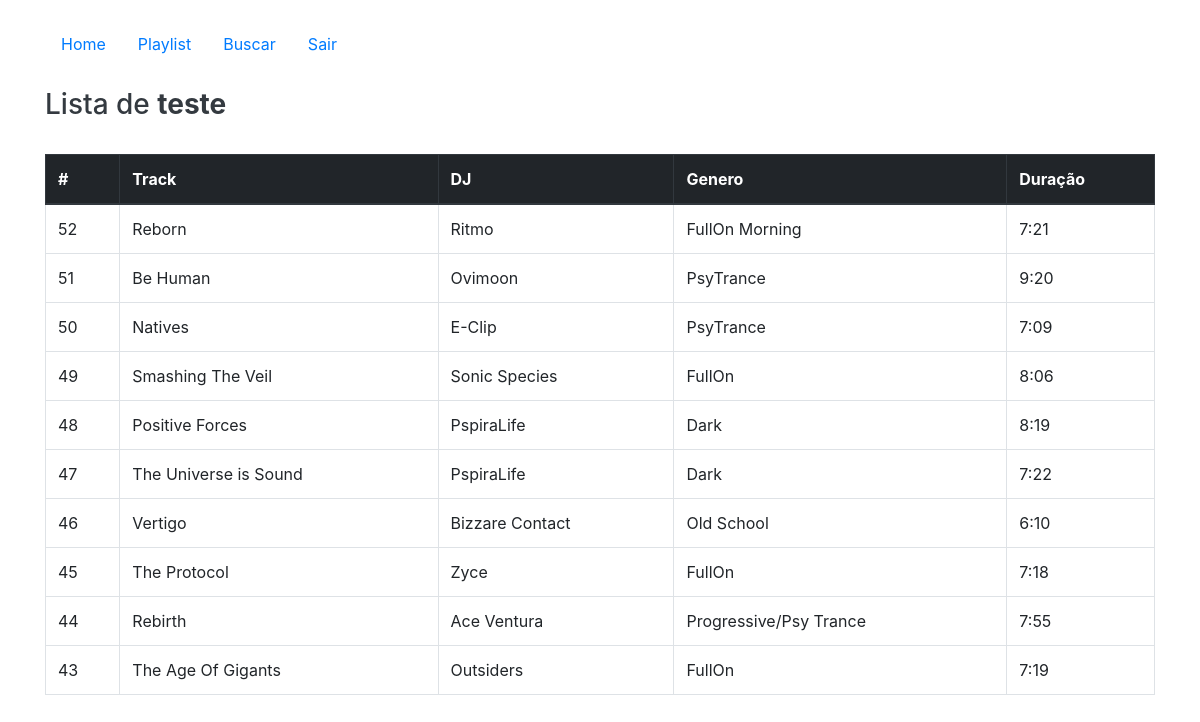
The page /index.php (signed in) on the database its author committed.
### tables this page shows
CREATE TABLE `tb_musica` (
  `id_musica` int(11) NOT NULL,
  `musica` varchar(100) NOT NULL,
  `banda` varchar(100) NOT NULL,
  `genero` varchar(100) NOT NULL,
  `tempo` varchar(100) NOT NULL,
  `id_usuario` int(11) NOT NULL
);

### func.php (called while the page is built, shortened)
<?php
include 'menu.php';
?>

### listar.php (the view, shortened to what this page needs)
<!DOCTYPE html>
<html lang="pt-br">
<head>
	<link rel="stylesheet" type="text/css" href="css/bootstrap.min.css">
</head>
<body class="container">
	<?php include 'func.php'; ?>
<h3 class="text-dark">Lista de <b><?php echo $_SESSION['usuario']; ?></b></h3><br>
	<?php
		include 'conn.php';
			if($id_usuario == 10)
			{
				$sql = "SELECT id_musica, musica, banda, genero, tempo FROM tb_musica ORDER BY id_musica DESC LIMIT 0, 10";
			}
			else
			{
				$sql = "SELECT id_musica, musica, banda, genero, tempo FROM
				tb_musica INNER JOIN tb_usuario
				ON tb_musica.id_usuario = tb_usuario.id_usuario
				WHERE tb_musica.id_usuario = $id_usuario ORDER BY id_musica DESC LIMIT 0, 10 ";
			}
		$resultado = mysqli_query($conn, $sql);
		if(mysqli_affected_rows($conn) > 0)
		{
		echo '<div class="table-responsive">';
		echo '<table class="table table-hover table-bordered">';
		echo '<thead class="thead-dark">';
		echo '<tr>';
		echo '<th>#</th>';
		echo '<th>Track</th>';
		echo '<th>DJ</th>';
		echo '<th>Genero</th>';
		echo '<th>Duração</th>';
		echo '</tr>';
		echo '</thead>';
		echo '</div>';
			while ($registros = mysqli_fetch_assoc($resultado))
			{
				echo '<tr>';
				foreach($registros as $indice => $valor)
				{
					echo  "<td> " . $valor . '</td>';
				}
				echo '</tr>';
			}
		}
	?>
</body>
</html>

### index.php (shortened to what this page needs)
<!DOCTYPE html>
<html lang="pt-br">
<head>
	<link rel="stylesheet" type="text/css" href="css/bootstrap.min.css">
</head>
<body class="container">
<?php if (session_status() == PHP_SESSION_NONE)
	if(empty($_SESSION['usuario']) ||
   	empty($_SESSION['senha']) )
	{
		include 'login.php';?>
		 <?php } else{
		 	$id_usuario = $_SESSION['id_usuario'];
		 	include 'listar.php';?>
	<?php } ?>
</body>
</html>

### menu.php (shortened to what this page needs)
<?php
if(empty($_SESSION))
{
	$itens = '<li class="nav-item">
		<a href="cadastro.php" class="nav-link">Cadastre-se</a>
	</li>';
}
else
{
	$itens = '<li class="nav-item">
			<a href="musicas.php" class="nav-link">Playlist</a>
			</li>
			<li class="nav-item">
			<li class="nav-item">
			<a href="form_buscar.php" class="nav-link">Buscar</a>
			</li>
			<a href="logout.php" class="nav-link">Sair</a>
			</li>';
}
?>
<br>
<ul class="nav">
	<li class="nav-item">
		<a href="index.php"  class="nav-link">Home</a>
	</li>
	<?php echo $itens; ?>
</ul>
<br>

### rows shown on the page
tb_musica: id_musica "52", musica "Reborn", banda "Ritmo", genero "FullOn Morning", tempo "7:21"
tb_musica: id_musica "51", musica "Be Human", banda "Ovimoon", genero "PsyTrance", tempo "9:20"
tb_musica: id_musica "50", musica "Natives", banda "E-Clip", genero "PsyTrance", tempo "7:09"
tb_musica: id_musica "49", musica "Smashing The Veil", banda "Sonic Species", genero "FullOn", tempo "8:06"
tb_musica: id_musica "48", musica "Positive Forces", banda "PspiraLife", genero "Dark", tempo "8:19"
tb_musica: id_musica "47", musica "The Universe is Sound", banda "PspiraLife", genero "Dark", tempo "7:22"
tb_musica: id_musica "46", musica "Vertigo", banda "Bizzare Contact", genero "Old School", tempo "6:10"
tb_musica: id_musica "45", musica "The Protocol", banda "Zyce", genero "FullOn", tempo "7:18"
tb_musica: id_musica "44", musica "Rebirth", banda "Ace Ventura", genero "Progressive/Psy Trance", tempo "7:55"
tb_musica: id_musica "43", musica "The Age Of Gigants", banda "Outsiders", genero "FullOn", tempo "7:19"

### other values the page prints
$_SESSION['usuario'] "teste"
